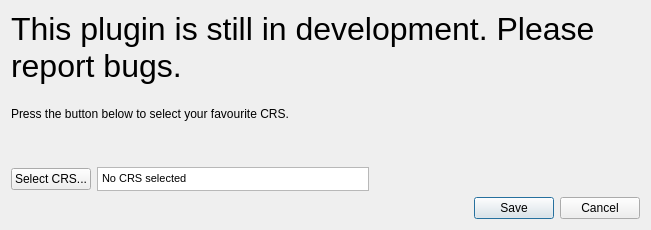
<?xml version="1.0" encoding="UTF-8"?>
<ui version="4.0">
 <class>quickcrsDialogBase</class>
 <widget class="QDialog" name="quickcrsDialogBase">
  <property name="geometry">
   <rect>
    <x>0</x>
    <y>0</y>
    <width>651</width>
    <height>230</height>
   </rect>
  </property>
  <property name="windowTitle">
   <string>QuickCRS</string>
  </property>
  <layout class="QVBoxLayout" name="verticalLayout_2">
   <item>
    <layout class="QVBoxLayout" name="verticalLayout">
     <item>
      <widget class="QLabel" name="label">
       <property name="font">
        <font>
         <pointsize>24</pointsize>
        </font>
       </property>
       <property name="text">
        <string>This plugin is still in development. Please report bugs.</string>
       </property>
       <property name="wordWrap">
        <bool>true</bool>
       </property>
      </widget>
     </item>
     <item>
      <widget class="QLabel" name="label_2">
       <property name="text">
        <string>Press the button below to select your favourite CRS.</string>
       </property>
      </widget>
     </item>
     <item>
      <widget class="QLabel" name="label_warning">
       <property name="sizePolicy">
        <sizepolicy hsizetype="Preferred" vsizetype="Fixed">
         <horstretch>0</horstretch>
         <verstretch>0</verstretch>
        </sizepolicy>
       </property>
       <property name="font">
        <font>
         <pointsize>12</pointsize>
         <weight>75</weight>
         <bold>true</bold>
        </font>
       </property>
       <property name="styleSheet">
        <string notr="true">*{color: rgb(255, 0, 0);}</string>
       </property>
       <property name="text">
        <string/>
       </property>
      </widget>
     </item>
     <item>
      <layout class="QHBoxLayout" name="horizontalLayout">
       <item>
        <widget class="QPushButton" name="pushButton">
         <property name="maximumSize">
          <size>
           <width>150</width>
           <height>16777215</height>
          </size>
         </property>
         <property name="text">
          <string>Select CRS...</string>
         </property>
        </widget>
       </item>
       <item>
        <widget class="QTextBrowser" name="labelselectedcrs">
         <property name="minimumSize">
          <size>
           <width>0</width>
           <height>24</height>
          </size>
         </property>
         <property name="maximumSize">
          <size>
           <width>16777215</width>
           <height>24</height>
          </size>
         </property>
         <property name="baseSize">
          <size>
           <width>0</width>
           <height>24</height>
          </size>
         </property>
         <property name="verticalScrollBarPolicy">
          <enum>Qt::ScrollBarAlwaysOff</enum>
         </property>
         <property name="horizontalScrollBarPolicy">
          <enum>Qt::ScrollBarAlwaysOff</enum>
         </property>
         <property name="html">
          <string>&lt;!DOCTYPE HTML PUBLIC &quot;-//W3C//DTD HTML 4.0//EN&quot; &quot;http://www.w3.org/TR/REC-html40/strict.dtd&quot;&gt;
&lt;html&gt;&lt;head&gt;&lt;meta name=&quot;qrichtext&quot; content=&quot;1&quot; /&gt;&lt;style type=&quot;text/css&quot;&gt;
p, li { white-space: pre-wrap; }
&lt;/style&gt;&lt;/head&gt;&lt;body style=&quot; font-family:'MS Shell Dlg 2'; font-size:8.25pt; font-weight:400; font-style:normal;&quot;&gt;
&lt;p style=&quot; margin-top:0px; margin-bottom:0px; margin-left:0px; margin-right:0px; -qt-block-indent:0; text-indent:0px;&quot;&gt;&lt;span style=&quot; font-size:8pt;&quot;&gt;No CRS selected&lt;/span&gt;&lt;/p&gt;&lt;/body&gt;&lt;/html&gt;</string>
         </property>
        </widget>
       </item>
       <item>
        <spacer name="horizontalSpacer">
         <property name="orientation">
          <enum>Qt::Horizontal</enum>
         </property>
         <property name="sizeHint" stdset="0">
          <size>
           <width>40</width>
           <height>20</height>
          </size>
         </property>
        </spacer>
       </item>
      </layout>
     </item>
     <item>
      <widget class="QDialogButtonBox" name="button_box">
       <property name="orientation">
        <enum>Qt::Horizontal</enum>
       </property>
       <property name="standardButtons">
        <set>QDialogButtonBox::Cancel|QDialogButtonBox::Save</set>
       </property>
       <property name="centerButtons">
        <bool>false</bool>
       </property>
      </widget>
     </item>
    </layout>
   </item>
  </layout>
 </widget>
 <resources/>
 <connections>
  <connection>
   <sender>button_box</sender>
   <signal>accepted()</signal>
   <receiver>quickcrsDialogBase</receiver>
   <slot>accept()</slot>
   <hints>
    <hint type="sourcelabel">
     <x>20</x>
     <y>20</y>
    </hint>
    <hint type="destinationlabel">
     <x>20</x>
     <y>20</y>
    </hint>
   </hints>
  </connection>
  <connection>
   <sender>button_box</sender>
   <signal>rejected()</signal>
   <receiver>quickcrsDialogBase</receiver>
   <slot>reject()</slot>
   <hints>
    <hint type="sourcelabel">
     <x>20</x>
     <y>20</y>
    </hint>
    <hint type="destinationlabel">
     <x>20</x>
     <y>20</y>
    </hint>
   </hints>
  </connection>
 </connections>
</ui>
